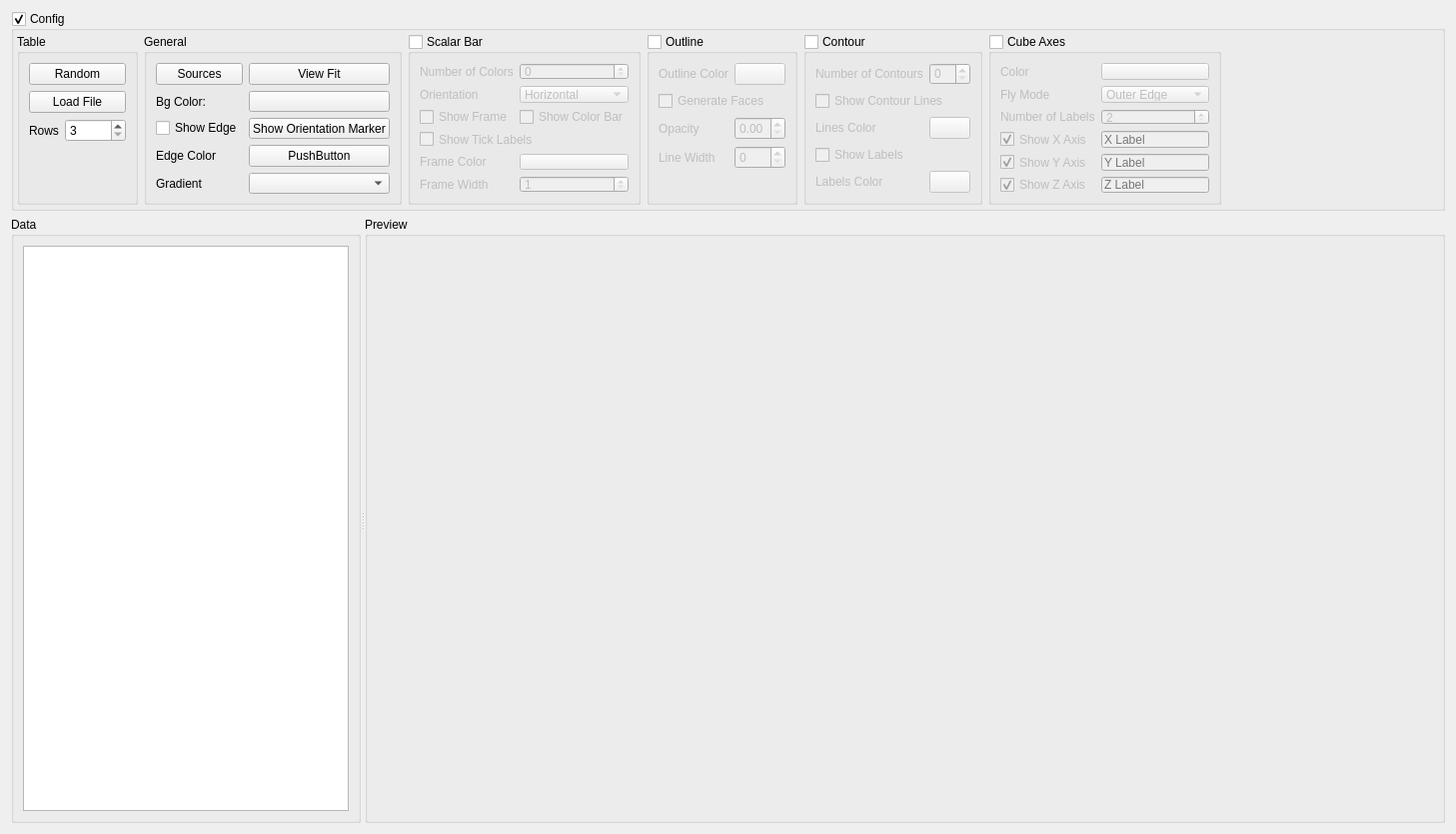
<?xml version="1.0" encoding="UTF-8"?>
<ui version="4.0">
 <class>RenderSurface</class>
 <widget class="QWidget" name="RenderSurface">
  <property name="geometry">
   <rect>
    <x>0</x>
    <y>0</y>
    <width>1457</width>
    <height>835</height>
   </rect>
  </property>
  <property name="windowTitle">
   <string>Form</string>
  </property>
  <layout class="QGridLayout" name="gridLayout_2">
   <item row="0" column="0">
    <layout class="QVBoxLayout" name="verticalLayout">
     <item>
      <widget class="QGroupBox" name="configGroupBox">
       <property name="maximumSize">
        <size>
         <width>16777215</width>
         <height>200</height>
        </size>
       </property>
       <property name="title">
        <string>Config</string>
       </property>
       <property name="checkable">
        <bool>true</bool>
       </property>
       <layout class="QGridLayout" name="gridLayout_5">
        <property name="leftMargin">
         <number>3</number>
        </property>
        <property name="topMargin">
         <number>3</number>
        </property>
        <property name="rightMargin">
         <number>3</number>
        </property>
        <property name="bottomMargin">
         <number>3</number>
        </property>
        <item row="2" column="1" colspan="3">
         <layout class="QGridLayout" name="gridLayout">
          <item row="0" column="6" rowspan="2">
           <widget class="QGroupBox" name="cubeAxesGroupBox">
            <property name="title">
             <string>Cube Axes</string>
            </property>
            <property name="checkable">
             <bool>true</bool>
            </property>
            <property name="checked">
             <bool>false</bool>
            </property>
            <layout class="QGridLayout" name="gridLayout_15">
             <item row="1" column="0">
              <layout class="QGridLayout" name="gridLayout_14">
               <item row="5" column="0">
                <widget class="QCheckBox" name="showZAxisCheckBox">
                 <property name="text">
                  <string>Show Z Axis</string>
                 </property>
                 <property name="checked">
                  <bool>true</bool>
                 </property>
                </widget>
               </item>
               <item row="1" column="0">
                <widget class="QLabel" name="label_10">
                 <property name="text">
                  <string>Fly Mode</string>
                 </property>
                </widget>
               </item>
               <item row="0" column="0">
                <widget class="QLabel" name="label_4">
                 <property name="text">
                  <string>Color</string>
                 </property>
                </widget>
               </item>
               <item row="0" column="1">
                <widget class="Widgets::ColorPushButton" name="cubeAxesColorButton">
                 <property name="text">
                  <string/>
                 </property>
                </widget>
               </item>
               <item row="2" column="1">
                <widget class="QSpinBox" name="numOfLabelsSpinBox">
                 <property name="minimum">
                  <number>2</number>
                 </property>
                </widget>
               </item>
               <item row="2" column="0">
                <widget class="QLabel" name="label_11">
                 <property name="text">
                  <string>Number of Labels</string>
                 </property>
                </widget>
               </item>
               <item row="1" column="1">
                <widget class="QComboBox" name="flyModeComboBox">
                 <item>
                  <property name="text">
                   <string>Outer Edge</string>
                  </property>
                 </item>
                 <item>
                  <property name="text">
                   <string>Closest Triad</string>
                  </property>
                 </item>
                 <item>
                  <property name="text">
                   <string>None</string>
                  </property>
                 </item>
                </widget>
               </item>
               <item row="3" column="0">
                <widget class="QCheckBox" name="showXAxisCheckBox">
                 <property name="text">
                  <string>Show X Axis</string>
                 </property>
                 <property name="checked">
                  <bool>true</bool>
                 </property>
                </widget>
               </item>
               <item row="4" column="0">
                <widget class="QCheckBox" name="showYAxisCheckBox">
                 <property name="text">
                  <string>Show Y Axis</string>
                 </property>
                 <property name="checked">
                  <bool>true</bool>
                 </property>
                </widget>
               </item>
               <item row="3" column="1">
                <widget class="QLineEdit" name="xLabelEdit">
                 <property name="placeholderText">
                  <string>X Label</string>
                 </property>
                </widget>
               </item>
               <item row="4" column="1">
                <widget class="QLineEdit" name="yLabelEdit">
                 <property name="placeholderText">
                  <string>Y Label</string>
                 </property>
                </widget>
               </item>
               <item row="5" column="1">
                <widget class="QLineEdit" name="zLabelEdit">
                 <property name="placeholderText">
                  <string>Z Label</string>
                 </property>
                </widget>
               </item>
              </layout>
             </item>
            </layout>
           </widget>
          </item>
          <item row="0" column="5" rowspan="2">
           <widget class="QGroupBox" name="contourGroupBox">
            <property name="title">
             <string>Contour</string>
            </property>
            <property name="checkable">
             <bool>true</bool>
            </property>
            <property name="checked">
             <bool>false</bool>
            </property>
            <layout class="QGridLayout" name="gridLayout_13">
             <item row="0" column="0">
              <layout class="QGridLayout" name="gridLayout_12">
               <item row="4" column="0" colspan="2">
                <widget class="QCheckBox" name="showLabelsCheckBox">
                 <property name="text">
                  <string>Show Labels</string>
                 </property>
                </widget>
               </item>
               <item row="3" column="0">
                <widget class="QLabel" name="label_7">
                 <property name="text">
                  <string>Lines Color</string>
                 </property>
                </widget>
               </item>
               <item row="3" column="1">
                <widget class="Widgets::ColorPushButton" name="contourLinesColorButton">
                 <property name="text">
                  <string/>
                 </property>
                </widget>
               </item>
               <item row="6" column="1">
                <widget class="Widgets::ColorPushButton" name="labelsColorButton">
                 <property name="text">
                  <string/>
                 </property>
                </widget>
               </item>
               <item row="6" column="0">
                <widget class="QLabel" name="label_8">
                 <property name="text">
                  <string>Labels Color</string>
                 </property>
                </widget>
               </item>
               <item row="0" column="0">
                <widget class="QLabel" name="label_5">
                 <property name="text">
                  <string>Number of Contours</string>
                 </property>
                </widget>
               </item>
               <item row="0" column="1">
                <widget class="QSpinBox" name="numOfContoursSpinBox"/>
               </item>
               <item row="1" column="0" colspan="2">
                <widget class="QCheckBox" name="showContourLinesCheckBox">
                 <property name="text">
                  <string>Show Contour Lines</string>
                 </property>
                </widget>
               </item>
              </layout>
             </item>
            </layout>
           </widget>
          </item>
          <item row="0" column="3" rowspan="2">
           <widget class="QGroupBox" name="outlineGroupBox">
            <property name="title">
             <string>Outline</string>
            </property>
            <property name="checkable">
             <bool>true</bool>
            </property>
            <property name="checked">
             <bool>false</bool>
            </property>
            <layout class="QGridLayout" name="gridLayout_11">
             <item row="0" column="0">
              <layout class="QGridLayout" name="gridLayout_10">
               <item row="0" column="1">
                <widget class="Widgets::ColorPushButton" name="outlineButton">
                 <property name="text">
                  <string/>
                 </property>
                </widget>
               </item>
               <item row="0" column="0">
                <widget class="QLabel" name="label_3">
                 <property name="text">
                  <string>Outline Color</string>
                 </property>
                </widget>
               </item>
               <item row="4" column="0" colspan="2">
                <spacer name="verticalSpacer">
                 <property name="orientation">
                  <enum>Qt::Vertical</enum>
                 </property>
                 <property name="sizeHint" stdset="0">
                  <size>
                   <width>20</width>
                   <height>40</height>
                  </size>
                 </property>
                </spacer>
               </item>
               <item row="2" column="1">
                <widget class="QDoubleSpinBox" name="outlineOpacitySpinBox">
                 <property name="maximum">
                  <double>1.000000000000000</double>
                 </property>
                 <property name="singleStep">
                  <double>0.100000000000000</double>
                 </property>
                </widget>
               </item>
               <item row="2" column="0">
                <widget class="QLabel" name="label_12">
                 <property name="text">
                  <string>Opacity</string>
                 </property>
                </widget>
               </item>
               <item row="1" column="0" colspan="2">
                <widget class="QCheckBox" name="genFacesCheckBox">
                 <property name="text">
                  <string>Generate Faces</string>
                 </property>
                </widget>
               </item>
               <item row="3" column="0">
                <widget class="QLabel" name="label_15">
                 <property name="text">
                  <string>Line Width</string>
                 </property>
                </widget>
               </item>
               <item row="3" column="1">
                <widget class="QSpinBox" name="outlineLineWidthSpinBox"/>
               </item>
              </layout>
             </item>
            </layout>
           </widget>
          </item>
          <item row="0" column="2" rowspan="2">
           <widget class="QGroupBox" name="scalarBarGroupBox">
            <property name="title">
             <string>Scalar Bar</string>
            </property>
            <property name="checkable">
             <bool>true</bool>
            </property>
            <property name="checked">
             <bool>false</bool>
            </property>
            <layout class="QGridLayout" name="gridLayout_9">
             <item row="0" column="1">
              <layout class="QGridLayout" name="gridLayout_8">
               <item row="2" column="1">
                <widget class="QCheckBox" name="showColorBarCheckBox">
                 <property name="text">
                  <string>Show Color Bar</string>
                 </property>
                </widget>
               </item>
               <item row="0" column="1">
                <widget class="QSpinBox" name="numOfColorsSpinBox"/>
               </item>
               <item row="0" column="0">
                <widget class="QLabel" name="label_2">
                 <property name="text">
                  <string>Number of Colors</string>
                 </property>
                </widget>
               </item>
               <item row="4" column="0" colspan="2">
                <widget class="QCheckBox" name="showTickLabelsCheckBox">
                 <property name="text">
                  <string>Show Tick Labels</string>
                 </property>
                </widget>
               </item>
               <item row="5" column="1">
                <widget class="Widgets::ColorPushButton" name="frameColorButton">
                 <property name="text">
                  <string/>
                 </property>
                </widget>
               </item>
               <item row="2" column="0">
                <widget class="QCheckBox" name="showFrameCheckBox">
                 <property name="text">
                  <string>Show Frame</string>
                 </property>
                </widget>
               </item>
               <item row="1" column="0">
                <widget class="QLabel" name="label_9">
                 <property name="text">
                  <string>Orientation</string>
                 </property>
                </widget>
               </item>
               <item row="1" column="1">
                <widget class="QComboBox" name="scalarBarOrientationComboBox">
                 <item>
                  <property name="text">
                   <string>Horizontal</string>
                  </property>
                 </item>
                 <item>
                  <property name="text">
                   <string>Vertical</string>
                  </property>
                 </item>
                </widget>
               </item>
               <item row="5" column="0">
                <widget class="QLabel" name="label_13">
                 <property name="text">
                  <string>Frame Color</string>
                 </property>
                </widget>
               </item>
               <item row="6" column="0">
                <widget class="QLabel" name="label_14">
                 <property name="text">
                  <string>Frame Width</string>
                 </property>
                </widget>
               </item>
               <item row="6" column="1">
                <widget class="QSpinBox" name="frameWidthSpinBox">
                 <property name="minimum">
                  <number>1</number>
                 </property>
                 <property name="maximum">
                  <number>10</number>
                 </property>
                </widget>
               </item>
              </layout>
             </item>
            </layout>
           </widget>
          </item>
          <item row="0" column="0" rowspan="2">
           <widget class="QGroupBox" name="tableGroupBox">
            <property name="title">
             <string>Table</string>
            </property>
            <layout class="QGridLayout" name="gridLayout_17">
             <item row="0" column="0">
              <layout class="QGridLayout" name="gridLayout_16">
               <item row="2" column="0">
                <widget class="QLabel" name="label_6">
                 <property name="text">
                  <string>Rows</string>
                 </property>
                </widget>
               </item>
               <item row="2" column="1">
                <widget class="QSpinBox" name="rowsSpinBox">
                 <property name="minimum">
                  <number>3</number>
                 </property>
                 <property name="maximum">
                  <number>10000</number>
                 </property>
                </widget>
               </item>
               <item row="3" column="0" colspan="2">
                <spacer name="verticalSpacer_4">
                 <property name="orientation">
                  <enum>Qt::Vertical</enum>
                 </property>
                 <property name="sizeHint" stdset="0">
                  <size>
                   <width>20</width>
                   <height>40</height>
                  </size>
                 </property>
                </spacer>
               </item>
               <item row="0" column="0" colspan="2">
                <widget class="QPushButton" name="randomButton">
                 <property name="text">
                  <string>Random</string>
                 </property>
                </widget>
               </item>
               <item row="1" column="0" colspan="2">
                <widget class="QPushButton" name="loadFileButton">
                 <property name="text">
                  <string>Load File</string>
                 </property>
                </widget>
               </item>
              </layout>
             </item>
            </layout>
           </widget>
          </item>
          <item row="0" column="1" rowspan="2">
           <widget class="QGroupBox" name="generalGroupBox">
            <property name="title">
             <string>General</string>
            </property>
            <layout class="QGridLayout" name="gridLayout_7">
             <item row="0" column="0">
              <layout class="QGridLayout" name="gridLayout_6">
               <item row="6" column="1">
                <widget class="Widgets::GradientComboBox" name="gradientCombo"/>
               </item>
               <item row="6" column="0">
                <widget class="QLabel" name="label_17">
                 <property name="text">
                  <string>Gradient</string>
                 </property>
                </widget>
               </item>
               <item row="3" column="1">
                <widget class="Widgets::ColorPushButton" name="bgColorButton">
                 <property name="text">
                  <string/>
                 </property>
                </widget>
               </item>
               <item row="0" column="0">
                <widget class="QPushButton" name="sourcesButton">
                 <property name="text">
                  <string>Sources</string>
                 </property>
                </widget>
               </item>
               <item row="3" column="0">
                <widget class="QLabel" name="label">
                 <property name="text">
                  <string>Bg Color:</string>
                 </property>
                </widget>
               </item>
               <item row="5" column="0">
                <widget class="QLabel" name="label_16">
                 <property name="text">
                  <string>Edge Color</string>
                 </property>
                </widget>
               </item>
               <item row="0" column="1">
                <widget class="QPushButton" name="viewFitButton">
                 <property name="text">
                  <string>View Fit</string>
                 </property>
                </widget>
               </item>
               <item row="5" column="1">
                <widget class="Widgets::ColorPushButton" name="edgeColorButton">
                 <property name="text">
                  <string>PushButton</string>
                 </property>
                </widget>
               </item>
               <item row="4" column="0">
                <widget class="QCheckBox" name="showEdgeCheckBox">
                 <property name="text">
                  <string>Show Edge</string>
                 </property>
                </widget>
               </item>
               <item row="4" column="1">
                <widget class="QPushButton" name="showOriMarkerButton">
                 <property name="text">
                  <string>Show Orientation Marker</string>
                 </property>
                 <property name="checkable">
                  <bool>true</bool>
                 </property>
                </widget>
               </item>
              </layout>
             </item>
            </layout>
           </widget>
          </item>
         </layout>
        </item>
        <item row="2" column="4">
         <spacer name="horizontalSpacer">
          <property name="orientation">
           <enum>Qt::Horizontal</enum>
          </property>
          <property name="sizeHint" stdset="0">
           <size>
            <width>40</width>
            <height>20</height>
           </size>
          </property>
         </spacer>
        </item>
       </layout>
      </widget>
     </item>
     <item>
      <widget class="QSplitter" name="splitter">
       <property name="orientation">
        <enum>Qt::Horizontal</enum>
       </property>
       <widget class="QGroupBox" name="groupBox">
        <property name="maximumSize">
         <size>
          <width>350</width>
          <height>16777215</height>
         </size>
        </property>
        <property name="title">
         <string>Data</string>
        </property>
        <layout class="QGridLayout" name="gridLayout_4">
         <item row="0" column="0">
          <widget class="QTableView" name="tableView">
           <property name="alternatingRowColors">
            <bool>true</bool>
           </property>
          </widget>
         </item>
        </layout>
       </widget>
       <widget class="QGroupBox" name="groupBox_2">
        <property name="title">
         <string>Preview</string>
        </property>
        <layout class="QGridLayout" name="gridLayout_3">
         <item row="0" column="0">
          <layout class="QVBoxLayout" name="previewLayout"/>
         </item>
        </layout>
       </widget>
      </widget>
     </item>
    </layout>
   </item>
  </layout>
 </widget>
 <customwidgets>
  <customwidget>
   <class>Widgets::ColorPushButton</class>
   <extends>QPushButton</extends>
   <header location="global">colorpushbutton.h</header>
  </customwidget>
  <customwidget>
   <class>Widgets::GradientComboBox</class>
   <extends>QComboBox</extends>
   <header location="global">gradientcombobox.h</header>
  </customwidget>
 </customwidgets>
 <resources/>
 <connections/>
</ui>
